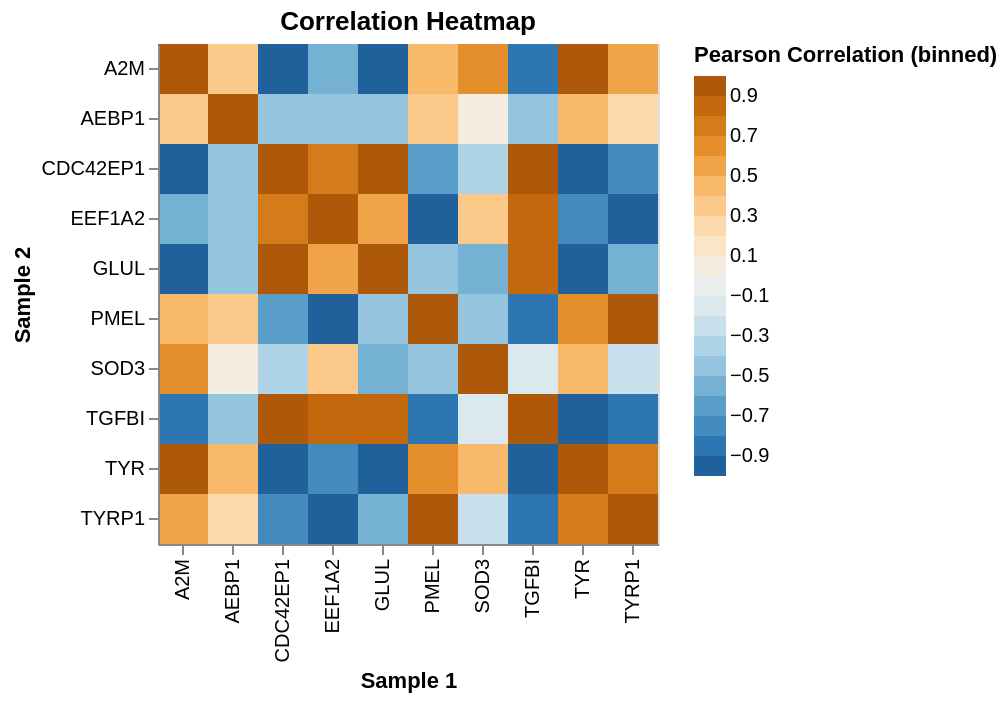

Notebook source saved alongside this figure:
### Markdown cell above
`altair` enables lots of customizations. Here are some examples

### Code cell
# Custom bins, different color scheme, custom legend and titles

heatmap = alt.Chart(
    metatop10.drop('SampleID',axis = 1).corr().stack().reset_index().rename(columns={0: 'correlation'}), # specifying the data to plot
    title='Correlation Heatmap',
    height=250,
    width=250,
).mark_rect().encode(
    x = alt.X('level_0').title('Sample 1'),
    y = alt.Y('level_1').title('Sample 2'),
    color = alt.Color('correlation',
                      scale=alt.Scale(scheme='blueorange'),  # changing the color palette
                      bin = alt.Bin(maxbins = 20), # changing the number of bins in the color palette
                      legend = alt.Legend(title='Pearson Correlation (binned)') # adding a custom title for the legend
                      ),


)

heatmap

### Figure 1 — Vega-Lite specification as saved in the notebook (floating-point values rounded to 4 significant figures)
{"config": {"view": {"continuousWidth": 300, "continuousHeight": 300}}, "data": {"name": "data-eb990badb8276b509ea99fcd49e1e086"}, "mark": {"type": "rect"}, "encoding": {"color": {"bin": {"maxbins": 20}, "field": "correlation", "legend": {"title": "Pearson Correlation (binned)"}, "scale": {"scheme": "blueorange"}, "type": "quantitative"}, "x": {"field": "level_0", "title": "Sample 1", "type": "nominal"}, "y": {"field": "level_1", "title": "Sample 2", "type": "nominal"}}, "height": 250, "title": "Correlation Heatmap", "width": 250, "$schema": "https://vega.github.io/schema/vega-lite/v5.20.1.json", "datasets": {"data-eb990badb8276b509ea99fcd49e1e086": [{"level_0": "PMEL", "level_1": "PMEL", "correlation": 1.0}, {"level_0": "PMEL", "level_1": "TYRP1", "correlation": 0.9677}, {"level_0": "PMEL", "level_1": "AEBP1", "correlation": 0.3345}, {"level_0": "PMEL", "level_1": "GLUL", "correlation": -0.4295}, {"level_0": "PMEL", "level_1": "TYR", "correlation": 0.6065}, {"level_0": "PMEL", "level_1": "EEF1A2", "correlation": -0.9738}, {"level_0": "PMEL", "level_1": "CDC42EP1", "correlation": -0.6242}, {"level_0": "PMEL", "level_1": "A2M", "correlation": 0.408}, {"level_0": "PMEL", "level_1": "SOD3", "correlation": -0.4474}, {"level_0": "PMEL", "level_1": "TGFBI", "correlation": -0.801}, {"level_0": "TYRP1", "level_1": "PMEL", "correlation": 0.9677}, {"level_0": "TYRP1", "level_1": "TYRP1", "correlation": 1.0}, {"level_0": "TYRP1", "level_1": "AEBP1", "correlation": 0.2695}, {"level_0": "TYRP1", "level_1": "GLUL", "correlation": -0.5508}, {"level_0": "TYRP1", "level_1": "TYR", "correlation": 0.7125}, {"level_0": "TYRP1", "level_1": "EEF1A2", "correlation": -0.948}, {"level_0": "TYRP1", "level_1": "CDC42EP1", "correlation": -0.7248}, {"level_0": "TYRP1", "level_1": "A2M", "correlation": 0.5377}, {"level_0": "TYRP1", "level_1": "SOD3", "correlation": -0.2856}, {"level_0": "TYRP1", "level_1": "TGFBI", "correlation": -0.8705}, {"level_0": "AEBP1", "level_1": "PMEL", "correlation": 0.3345}, {"level_0": "AEBP1", "level_1": "TYRP1", "correlation": 0.2695}, {"level_0": "AEBP1", "level_1": "AEBP1", "correlation": 1.0}, {"level_0": "AEBP1", "level_1": "GLUL", "correlation": -0.4724}, {"level_0": "AEBP1", "level_1": "TYR", "correlation": 0.4674}, {"level_0": "AEBP1", "level_1": "EEF1A2", "correlation": -0.4084}, {"level_0": "AEBP1", "level_1": "CDC42EP1", "correlation": -0.4781}, {"level_0": "AEBP1", "level_1": "A2M", "correlation": 0.3951}, {"level_0": "AEBP1", "level_1": "SOD3", "correlation": 0.09898}, {"level_0": "AEBP1", "level_1": "TGFBI", "correlation": -0.466}, {"level_0": "GLUL", "level_1": "PMEL", "correlation": -0.4295}, {"level_0": "GLUL", "level_1": "TYRP1", "correlation": -0.5508}, {"level_0": "GLUL", "level_1": "AEBP1", "correlation": -0.4724}, {"level_0": "GLUL", "level_1": "GLUL", "correlation": 1.0}, {"level_0": "GLUL", "level_1": "TYR", "correlation": -0.975}, {"level_0": "GLUL", "level_1": "EEF1A2", "correlation": 0.5649}, {"level_0": "GLUL", "level_1": "CDC42EP1", "correlation": 0.9666}, {"level_0": "GLUL", "level_1": "A2M", "correlation": -0.9912}, {"level_0": "GLUL", "level_1": "SOD3", "correlation": -0.5967}, {"level_0": "GLUL", "level_1": "TGFBI", "correlation": 0.8753}, {"level_0": "TYR", "level_1": "PMEL", "correlation": 0.6065}, {"level_0": "TYR", "level_1": "TYRP1", "correlation": 0.7125}, {"level_0": "TYR", "level_1": "AEBP1", "correlation": 0.4674}, {"level_0": "TYR", "level_1": "GLUL", "correlation": -0.975}, {"level_0": "TYR", "level_1": "TYR", "correlation": 1.0}, {"level_0": "TYR", "level_1": "EEF1A2", "correlation": -0.7207}, {"level_0": "TYR", "level_1": "CDC42EP1", "correlation": -0.9977}, {"level_0": "TYR", "level_1": "A2M", "correlation": 0.9685}, {"level_0": "TYR", "level_1": "SOD3", "correlation": 0.4246}, {"level_0": "TYR", "level_1": "TGFBI", "correlation": -0.9584}, {"level_0": "EEF1A2", "level_1": "PMEL", "correlation": -0.9738}, {"level_0": "EEF1A2", "level_1": "TYRP1", "correlation": -0.948}, {"level_0": "EEF1A2", "level_1": "AEBP1", "correlation": -0.4084}, {"level_0": "EEF1A2", "level_1": "GLUL", "correlation": 0.5649}, {"level_0": "EEF1A2", "level_1": "TYR", "correlation": -0.7207}, {"level_0": "EEF1A2", "level_1": "EEF1A2", "correlation": 1.0}, {"level_0": "EEF1A2", "level_1": "CDC42EP1", "correlation": 0.7396}, {"level_0": "EEF1A2", "level_1": "A2M", "correlation": -0.5413}, {"level_0": "EEF1A2", "level_1": "SOD3", "correlation": 0.3145}, {"level_0": "EEF1A2", "level_1": "TGFBI", "correlation": 0.8739}, {"level_0": "CDC42EP1", "level_1": "PMEL", "correlation": -0.6242}, {"level_0": "CDC42EP1", "level_1": "TYRP1", "correlation": -0.7248}, {"level_0": "CDC42EP1", "level_1": "AEBP1", "correlation": -0.4781}, {"level_0": "CDC42EP1", "level_1": "GLUL", "correlation": 0.9666}, {"level_0": "CDC42EP1", "level_1": "TYR", "correlation": -0.9977}, {"level_0": "CDC42EP1", "level_1": "EEF1A2", "correlation": 0.7396}, {"level_0": "CDC42EP1", "level_1": "CDC42EP1", "correlation": 1.0}, {"level_0": "CDC42EP1", "level_1": "A2M", "correlation": -0.9594}, {"level_0": "CDC42EP1", "level_1": "SOD3", "correlation": -0.3997}, {"level_0": "CDC42EP1", "level_1": "TGFBI", "correlation": 0.964}, {"level_0": "A2M", "level_1": "PMEL", "correlation": 0.408}, {"level_0": "A2M", "level_1": "TYRP1", "correlation": 0.5377}, {"level_0": "A2M", "level_1": "AEBP1", "correlation": 0.3951}, {"level_0": "A2M", "level_1": "GLUL", "correlation": -0.9912}, {"level_0": "A2M", "level_1": "TYR", "correlation": 0.9685}, {"level_0": "A2M", "level_1": "EEF1A2", "correlation": -0.5413}, {"level_0": "A2M", "level_1": "CDC42EP1", "correlation": -0.9594}, {"level_0": "A2M", "level_1": "A2M", "correlation": 1.0}, {"level_0": "A2M", "level_1": "SOD3", "correlation": 0.6222}, {"level_0": "A2M", "level_1": "TGFBI", "correlation": -0.8695}, {"level_0": "SOD3", "level_1": "PMEL", "correlation": -0.4474}, {"level_0": "SOD3", "level_1": "TYRP1", "correlation": -0.2856}, {"level_0": "SOD3", "level_1": "AEBP1", "correlation": 0.09898}, {"level_0": "SOD3", "level_1": "GLUL", "correlation": -0.5967}, {"level_0": "SOD3", "level_1": "TYR", "correlation": 0.4246}, {"level_0": "SOD3", "level_1": "EEF1A2", "correlation": 0.3145}, {"level_0": "SOD3", "level_1": "CDC42EP1", "correlation": -0.3997}, {"level_0": "SOD3", "level_1": "A2M", "correlation": 0.6222}, {"level_0": "SOD3", "level_1": "SOD3", "correlation": 1.0}, {"level_0": "SOD3", "level_1": "TGFBI", "correlation": -0.1658}, {"level_0": "TGFBI", "level_1": "PMEL", "correlation": -0.801}, {"level_0": "TGFBI", "level_1": "TYRP1", "correlation": -0.8705}, {"level_0": "TGFBI", "level_1": "AEBP1", "correlation": -0.466}, {"level_0": "TGFBI", "level_1": "GLUL", "correlation": 0.8753}, {"level_0": "TGFBI", "level_1": "TYR", "correlation": -0.9584}, {"level_0": "TGFBI", "level_1": "EEF1A2", "correlation": 0.8739}, {"level_0": "TGFBI", "level_1": "CDC42EP1", "correlation": 0.964}, {"level_0": "TGFBI", "level_1": "A2M", "correlation": -0.8695}, {"level_0": "TGFBI", "level_1": "SOD3", "correlation": -0.1658}, {"level_0": "TGFBI", "level_1": "TGFBI", "correlation": 1.0}]}}
